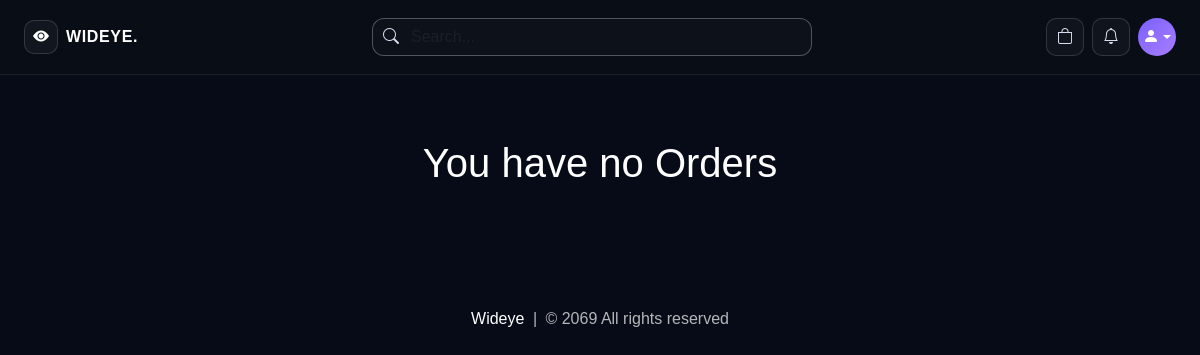
Page /orders (signed in) on the earlier database version.
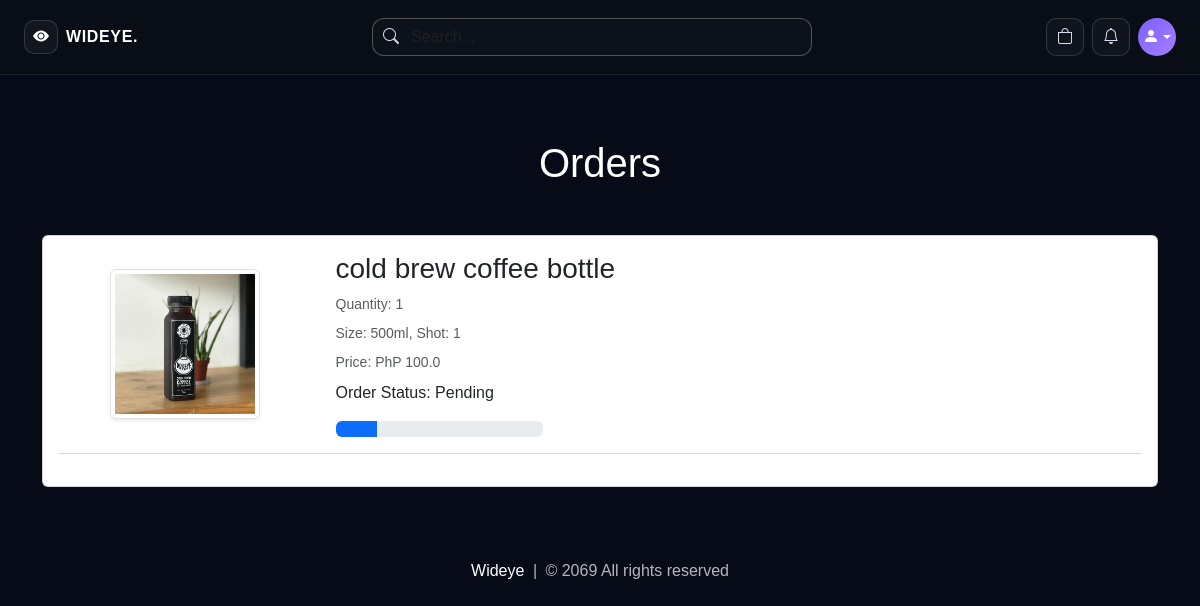
Same page on the later database version.
### website/models.py (models this page shows, shortened)
class Order(db.Model):
    id = db.Column(db.Integer, primary_key=True)
    quantity = db.Column(db.Integer, nullable=False)
    size = db.Column(db.String(100), nullable=False, default='')
    sugar = db.Column(db.String(100), nullable=False, default='')
    milk = db.Column(db.String(100), nullable=False, default='')
    shot = db.Column(db.String(100), nullable=False, default='')
    price = db.Column(db.Float, nullable=False)
    status = db.Column(db.String(100), nullable=False)
    payment_method = db.Column(db.String(50), nullable=False, default='cashless')
    payment_id = db.Column(db.String(1000), nullable=False)
    customer_link = db.Column(db.Integer, db.ForeignKey('customer.id'), nullable=False)
    product_link = db.Column(db.Integer, db.ForeignKey('product.id'), nullable=False)

class Product(db.Model):
    id = db.Column(db.Integer, primary_key=True)
    product_name = db.Column(db.String(100), nullable=False)
    current_price = db.Column(db.Float, nullable=False)
    previous_price = db.Column(db.Float, nullable=False)
    in_stock = db.Column(db.Integer, nullable=False)
    size = db.Column(db.String(500), nullable=False, default='')
    sugar = db.Column(db.String(500), nullable=False, default='')
    milk = db.Column(db.String(500), nullable=False, default='')
    shot = db.Column(db.String(500), nullable=False, default='')
    product_picture = db.Column(db.Text, nullable=False)
    flash_sale = db.Column(db.Boolean, default=False)
    date_added = db.Column(db.DateTime, default=datetime.utcnow)
    carts = db.relationship('Cart', backref=db.backref('product', lazy=True))
    orders = db.relationship('Order', backref=db.backref('product', lazy=True))
    usual_items = db.relationship('UsualOrderItem', backref=db.backref('product', lazy=True))

### website/views.py (the view)
@views.route('/orders')
@login_required
def order():
    orders = Order.query.filter_by(customer_link=current_user.id).all()
    return render_template('orders.html', orders=orders, format_option_summary=format_option_summary,
                           get_product_image=get_product_image)

### website/views.py (called while the page is built)
def parse_options(csv_string):
    if not csv_string:
        return []
    return [opt.strip() for opt in str(csv_string).split(',') if opt.strip()]

def get_product_image(product, selected_size=''):
    images = parse_options(product.product_picture) if product.product_picture else []
    if not images:
        return '/media/default.jpg'
    if not selected_size:
        return images[0]
    sizes = parse_options(product.size)
    if selected_size in sizes:
        idx = sizes.index(selected_size)
        return images[idx] if idx < len(images) else images[-1]
    return images[0]

def format_option_summary(item):
    parts = []
    size_val = getattr(item, 'size', '') or ''
    sugar_val = getattr(item, 'sugar', '') or ''
    milk_val = getattr(item, 'milk', '') or ''
    shot_val = getattr(item, 'shot', '') or ''
    if size_val:
        parts.append(f'Size: {size_val}')
    if sugar_val:
        parts.append(f'Sugar: {sugar_val}')
    if milk_val:
        parts.append(f'Milk: {milk_val}')
    if shot_val:
        parts.append(f'Shot: {shot_val}')
    return ', '.join(parts) if parts else 'No add-ons'

### website/templates/orders.html (shortened to what this page needs)
{% extends 'base.html' %}
{% block body %}
<div class="container my-5">
    <div class="row">
        {% if orders %}
        <h1 class="text-center mb-5" style="color: white;">Orders</h1>
        <div class="col-sm-13">
            <div class="card">
                <div class="card-body">
                    {% for item in orders %}
                    <div class="row">
                        <div class="col-sm-3 text-center align-self-center">
                            <img src="{{ get_product_image(item.product, item.size) }}" alt="" class="img-fluid img-thumbnail shadow-sm" height="150px" width="150px">
                        </div>
                        <div class="col-sm-7">
                            <h3>{{ item.product.product_name }}</h3>
                            <p class="mb-2 text-muted small">Quantity: {{ item.quantity }}</p>
                            <p class="mb-2 text-muted small">{{ format_option_summary(item) }}</p>
                            <p class="mb-2 text-muted small">Price: PhP {{ item.price }}</p>
                            <div class="col-sm-4">
                                <p>Order Status: {{ item.status }}</p>
                                {% if item.status == 'Pending' %}
                                <div class="progress">
                                    <div class="progress-bar" role="progressbar" style="width: 20%;"  aria-valuenow="20" aria-valuemin="0" aria-valuemax="100"></div>
                                </div>
                                {% elif item.status == 'Accepted' %}
                                <div class="progress">
                                    <div class="progress-bar bg-info" role="progressbar" style="width: 40%;"  aria-valuenow="40" aria-valuemin="0" aria-valuemax="100"></div>
                                </div>
                                {% elif item.status == 'Out for delivery' %}
                                <div class="progress">
                                    <div class="progress-bar bg-warning" role="progressbar" style="width: 70%;"  aria-valuenow="70" aria-valuemin="0" aria-valuemax="100"></div>
                                </div>
                                {% elif item.status == 'Delivered' %}
                                <div class="progress">
                                    <div class="progress-bar bg-success" role="progressbar" style="width: 100%;"  aria-valuenow="100" aria-valuemin="0" aria-valuemax="100"></div>
                                </div>
                                {% elif item.status == 'Canceled' %}
                                <div class="progress">
                                    <div class="progress-bar bg-danger" role="progressbar" style="width: 100%;"  aria-valuenow="100" aria-valuemin="0" aria-valuemax="100"></div>
                                </div>
                                {% endif %}
                            </div>
                        </div>
                    </div>
                    <hr class="text-muted">
                    {% endfor %}
                </div>
            </div>
        </div>
        {% else %}
        <h1 class="text-center mb-5" style="color: white;">You have no Orders</h1>
        {% endif %}
    </div>
</div>
{% endblock %}

Differences in the rows shown:
added Order: size.size (picture), product.product_name "cold brew coffee bottle", quantity "1", size+sugar+milk "Size: 500ml, Shot: 1", price "100.0", status "Pending"
Other differences:
text no longer shown: "You have no Orders"
text now shown: "Orders"
